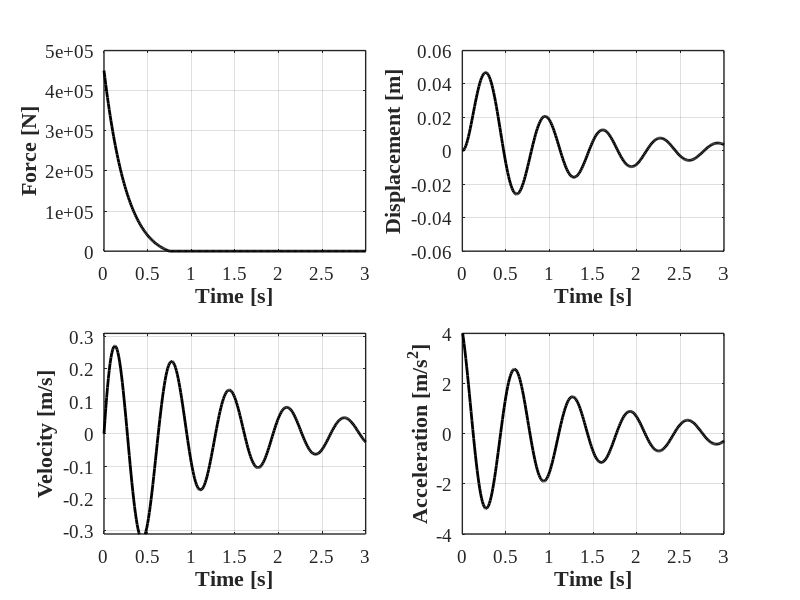

The MATLAB source for this figure:
%% Structural Dynamics and Vibration Control(M. Azimi et al.)
%% Example 5-5: Wilson-theta Method
    
clc; clear; close all;
%% Parameters

ma = 110000;
k  = 10075582;
wn = sqrt(k/ma);
theta = 1.42;

r = 0.07;
c = 2.0*r*sqrt(k*ma);

u(1) = 0;
v(1) = 0;
tt = 3.0;
n = 300;
n1 = n+1;
dt = tt/n;
td = 0.75;
jk = td/dt;
%% Load
p = zeros(n1,1);

jk1=jk+1;

for n = 1:jk1
    t = (n-1)*dt;
    p(n) = 450000*(1-t/td)*exp(-2.0*t/td);
end

an(1) = (p(1)-c*v(1)-k*u(1))/ma;
kh = k+3.0*c/(theta*dt)+6.0*ma/(theta*dt)^2;
a = 6.0*ma/(theta*dt)+3.0*c;
b = 3.0*ma+theta*dt*c/2.0;

for i = 1:n1
    s(i) = (i-1)*dt;
end

for i = 2:n1
    ww = (p(i)-p(i-1))*theta+a*v(i-1)+b*an(i-1);
    xx = ww/kh;
    zz = (6.0*xx/((theta*dt)^2)-6.0*v(i-1)/(theta*dt)-3.0*an(i-1))/theta;
    yy = dt*an(i-1)+dt*zz/2.0;
    v(i) = v(i-1)+yy;
    an(i) = an(i-1)+zz;
    vv = dt*v(i-1)+dt*dt*(3.0*an(i-1)+zz)/6.0;
    u(i) = u(i-1)+vv;
end

%% Plot
figure(1); set(figure(1), 'Position', [100   100   800   600])

subplot(2,2,1); grid on; hold on; box on;
    plot(s,p,'-k','LineWidth',2);
        set(gca, 'LineWidth',1, 'FontWeight','normal', 'FontName','Times New Roman', 'FontSize',14)               
        xlabel('Time [s]', 'fontsize',16, 'fontname','Times New Roman','FontWeight','Bold')
        ylabel('Force [N]', 'fontsize',16, 'fontname','Times New Roman','FontWeight','Bold')

%% Displacement
subplot(2,2,2); grid on; hold on; box on;
    plot(s,u,'-k','LineWidth',2);
        set(gca, 'LineWidth',1, 'FontWeight','normal', 'FontName','Times New Roman', 'FontSize',14)               
        xlabel('Time [s]', 'fontsize',16, 'fontname','Times New Roman','FontWeight','Bold')
        ylabel('Displacement [m]', 'fontsize',16, 'fontname','Times New Roman','FontWeight','Bold')
        ylim([-.06 0.06])
        
%% Velocity
subplot(2,2,3); grid on; hold on; box on;
    plot(s,v,'-k','LineWidth',2);
        set(gca, 'LineWidth',1, 'FontWeight','normal', 'FontName','Times New Roman', 'FontSize',14)               
        xlabel('Time [s]', 'fontsize',16, 'fontname','Times New Roman','FontWeight','Bold')
        ylabel('Velocity [m/s]', 'fontsize',16, 'fontname','Times New Roman','FontWeight','Bold')
        ylim([-.31 0.31])

%% Acceleration
subplot(2,2,4); grid on; hold on; box on;
    plot(s,an,'-k','LineWidth',2);
        set(gca, 'LineWidth',1, 'FontWeight','normal', 'FontName','Times New Roman', 'FontSize',14)               
        xlabel('Time [s]', 'fontsize',16, 'fontname','Times New Roman','FontWeight','Bold')
        ylabel('Acceleration [m/s^2]', 'fontsize',16, 'fontname','Times New Roman','FontWeight','Bold')
        ylim([-4 4])

 
%% Print    
print('EX_5_7','-dpng')
%% make subplots closer
SF = 0.05;
a = 2; b = 2;
......................................................
for i = 1:a*b
    h = subplot(a,b,i); % Get handle to subplot #i.
     if i == 1; set(h,'XTickLabel',[]); end
     if i == 2; set(h,'XTickLabel',[]); end

    pos1 = get(h, 'Position');
    pos2 = [pos1(1)-SF/2*pos1(1),  pos1(2)-SF/2*pos1(2),   pos1(3)*(1+SF),   pos1(4)*(1+SF)];
    
    set(h, 'Position', pos2);
end
